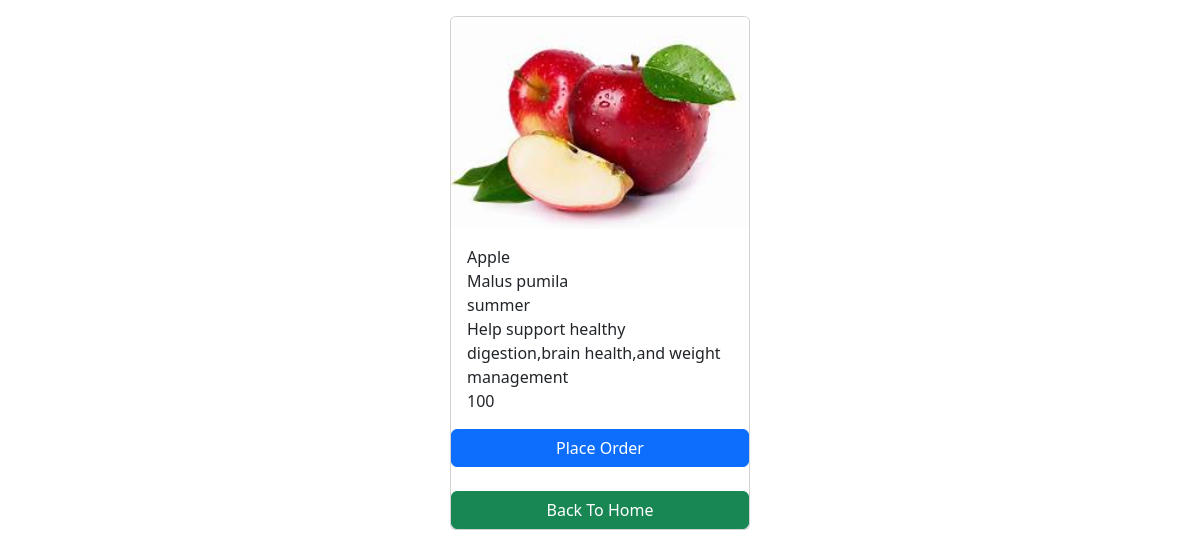
Screenshot of /fruits/1/ with the database file from the repository.
### info/models.py (models this page shows, shortened)
class Fruit(models.Model):
    full_name=models.CharField(max_length=100)
    photo=models.ImageField(upload_to='images')
    scientific_name=models.CharField(max_length=100)
    use=models.CharField(max_length=100)
    season=models.CharField(max_length=100)
    cost=models.CharField(max_length=10,blank=True)

### info/views.py (the view)
# urls.py: path('<int:pk>/',views.fruit_detail,name='fruit_detail'),
def fruit_detail(request,pk):
    fruit=get_object_or_404(Fruit,pk=pk)
    context={
        'fruit':fruit,
    }
    return render(request,'fruit_detail.html',context)

### templates/fruit_detail.html (shortened to what this page needs)
<!DOCTYPE html>
<html lang="en">
<head>
    <link href="https://cdn.jsdelivr.net/npm/bootstrap@5.3.3/dist/css/bootstrap.min.css" rel="stylesheet">
</head>
<body>
    <div class="container mt-3">
        <div class="card mx-auto" style="width:300px">
            <img src="{{fruit.photo.url}}" class="card-img-top" alt="">
            <div class="card-body">
                <p class="card-text m-0">{{fruit.full_name}}</p>
                <p class="card-text m-0">{{fruit.scientific_name}}</p>
                <p class="card-text m-0">{{fruit.season}}</p>
                <p class="card-text m-0">{{fruit.use}}</p>
                <p class="card-text m-0">{{fruit.cost}}</p>
            </div>
            <a href="{% url "home" %}" class="btn btn-primary">Place Order</a><br>
            <a href="{% url "home" %}" class="btn btn-success">Back To Home</a>
        </div>
    </div>
</body>
</html>

### rows the page displays
Fruit: photo (picture), full_name "Apple", scientific_name "Malus pumila", season "summer", use "Help support healthy digestion,brain health,and weight management", cost "100"
